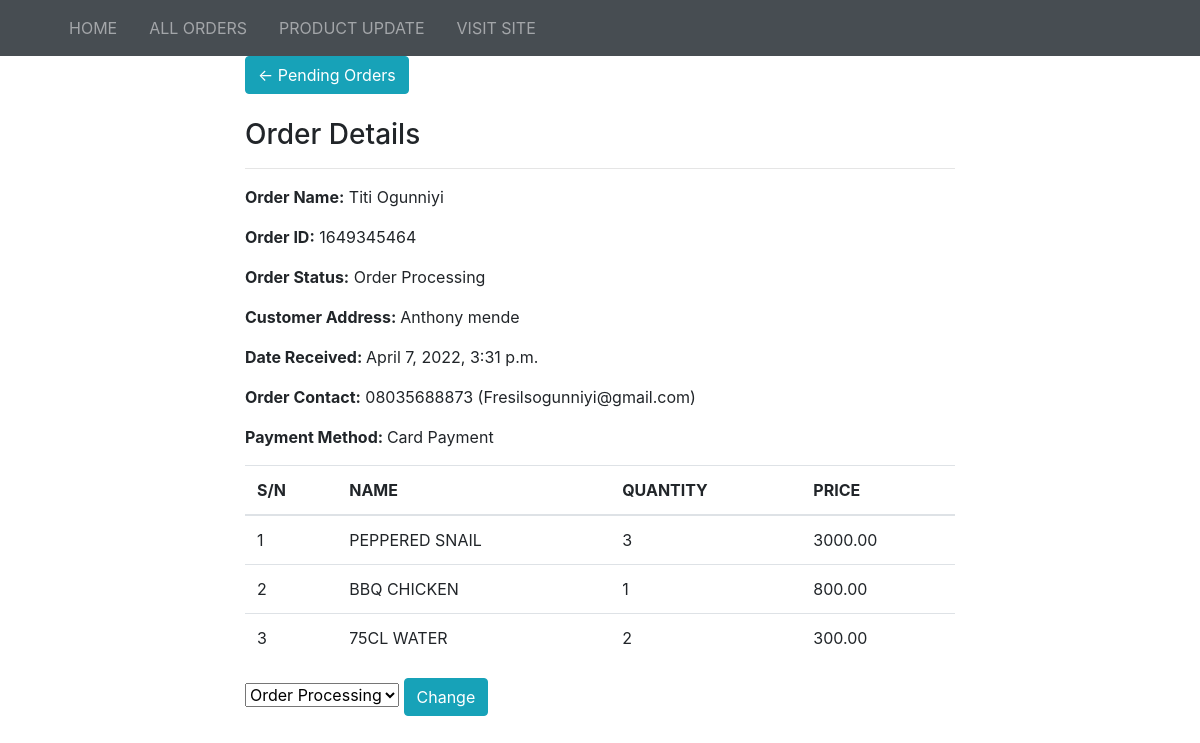
/admin_home/101/ (signed in), run on the app's committed database.
### store/models.py (models this page shows, shortened)
class ShippingAddress(models.Model):
    customer = models.ForeignKey(Customer, null=True, blank=True, on_delete=models.SET_NULL)
    order = models.ForeignKey(Order, null=True, blank=True, on_delete=models.SET_NULL)
    full_address = models.CharField(max_length=100,null=True)
    address = models.CharField(max_length=100,null=True)
    date_added= models.DateTimeField(auto_now_add=True)
    phone = models.CharField(max_length=100,null=True)
    Payment_method = models.CharField(max_length = 100,null=True)

class Customer(models.Model):
    user = models.OneToOneField(User, null=True, blank=True, on_delete=models.CASCADE)
    name = models.CharField(max_length=100,null=True)
    email = models.CharField(max_length = 200)
    def __str__(self):
        return self.name

class Order(models.Model):
    customer = models.ForeignKey(Customer, null=True, blank=True, on_delete=models.SET_NULL)
    date_ordered = models.DateTimeField(auto_now_add=True)
    complete = models.BooleanField(default=False)
    transaction_id = models.IntegerField(null=True)
    order_status = models.CharField(max_length = 100, choices = ORDER_STATUS, default="Order Processing")

class OrderItem(models.Model):
    product = models.ForeignKey(Product, null=True, blank=True, on_delete=models.SET_NULL)
    order = models.ForeignKey(Order, null=True, blank=True, on_delete=models.SET_NULL)
    quantity = models.IntegerField(default=0, null=True, blank=True)
    date_added= models.DateTimeField(auto_now_add=True)
    @property
    def get_total(self):
        total = self.product.price * self.quantity
        return total

class Product(models.Model):
    name = models.CharField(max_length=100,null=True)
    price = models.DecimalField(max_digits = 7, decimal_places=2)
    digital = models.BooleanField(default=False,null=True, blank=True)
    image = models.ImageField(null=True, blank=True)

### store/views.py (the view)
# urls.py: path('admin_home/<int:transaction_id>/',views.adminhomeid, name="adminhomeid"),
def adminhomeid(request, transaction_id):
    order = get_object_or_404(Order, pk=transaction_id)
    shipping = get_object_or_404(ShippingAddress, order=transaction_id)
    orderitems = OrderItem.objects.filter(order_id = transaction_id)
    if request.user.is_authenticated and Admin.objects.filter(user=request.user).exists():
        pass
    else:
        return redirect('adminlogin')
    context = {'order': order , 'orderitems':orderitems, 'allstatus':ORDER_STATUS, 'shipping':shipping}
    return render(request, 'store/admin_homeid.html', context)

### store/Templates/store/admin_homeid.html (shortened to what this page needs)
{% extends 'store/adminbase.html' %}
{% load static %}
{% block content %}
<div class="container">
    <div class="row">
        <div class="col-md-8 mx-auto">
        <a  class="btn btn-info" href="{% url 'adminhome' %}">&#x2190; Pending Orders</a>
        <br>
        <br>
        <h3>Order Details</h3>
        <hr>
        <p><span class= "font-weight-bold"> Order Name:</span>  {{shipping.customer}}</p>
        <p><span class= "font-weight-bold"> Order ID:</span>   {{order.transaction_id}}</p>
        <p><span class= "font-weight-bold"> Order Status:</span>  {{order.order_status}}</p>
        <p><span class= "font-weight-bold"> Customer Address: </span>  {{shipping.address}}</p>
        <p><span class= "font-weight-bold"> Date Received: </span>  {{order.date_ordered}}</p>
        <p><span class= "font-weight-bold"> Order Contact:</span>  {{shipping.phone}} ({{shipping.customer.email}})</p>
        <p><span class= "font-weight-bold"> Payment Method: </span>  {{shipping.Payment_method}}</p>
        <table class="table">
            <thead>
                <tr>
                    <th>S/N</th>
                    <th> NAME </th>
                    <th> QUANTITY </th>
                    <th> PRICE </th>
                </tr>
            </thead>
            <tbody>
                {% for order in orderitems %}
                <tr>
                        <td>{{forloop.counter}}</td>
                        <td> {{order.product.name}} </td>
                        <td>{{order.quantity}}</td>
                        <td>{{order.get_total}}</td>
                    </tr>
                {%endfor%}
            </tbody>
        </table>
    <form action="{%  url 'adminchangestatus' order.id%}" method="POST">
        <select name="status">
            {%for i,j in allstatus%}
                <option value="{{i}}" {% if i == order.order_status %}selected{%endif%}>{{j}}</option>
            {%endfor%}
        </select>
        <button class="btn btn-info">Change</button>
    </form>
        </div>
    </div>
</div>
{% endblock content %}

### data on the page
ShippingAddress: customer "Titi Ogunniyi", address "Anthony mende", phone "08035688873", customer.email "Fresilsogunniyi@gmail.com", Payment_method "Card Payment"
Order: transaction_id "1649345464", order_status "Order Processing", date_ordered "April 7, 2022, 3:31 p.m.", status "Order Processing"
OrderItem: product.name "PEPPERED SNAIL", quantity "3", get_total "3000.00"
OrderItem: product.name "BBQ CHICKEN", quantity "1", get_total "800.00"
OrderItem: product.name "75CL WATER", quantity "2", get_total "300.00"
